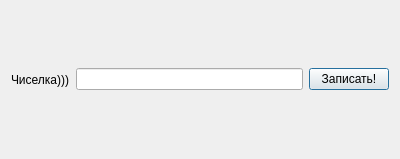
<?xml version="1.0" encoding="UTF-8"?>
<ui version="4.0">
 <class>onlynumber</class>
 <widget class="QDialog" name="onlynumber">
  <property name="geometry">
   <rect>
    <x>0</x>
    <y>0</y>
    <width>400</width>
    <height>159</height>
   </rect>
  </property>
  <property name="windowTitle">
   <string>Dialog</string>
  </property>
  <layout class="QHBoxLayout" name="horizontalLayout">
   <item>
    <widget class="QLabel" name="label">
     <property name="text">
      <string>Чиселка)))</string>
     </property>
    </widget>
   </item>
   <item>
    <widget class="QLineEdit" name="numberInput"/>
   </item>
   <item>
    <widget class="QPushButton" name="Ok">
     <property name="text">
      <string>Записать!</string>
     </property>
    </widget>
   </item>
  </layout>
 </widget>
 <resources/>
 <connections>
  <connection>
   <sender>Ok</sender>
   <signal>clicked()</signal>
   <receiver>onlynumber</receiver>
   <slot>close()</slot>
   <hints>
    <hint type="sourcelabel">
     <x>363</x>
     <y>82</y>
    </hint>
    <hint type="destinationlabel">
     <x>202</x>
     <y>111</y>
    </hint>
   </hints>
  </connection>
 </connections>
</ui>
